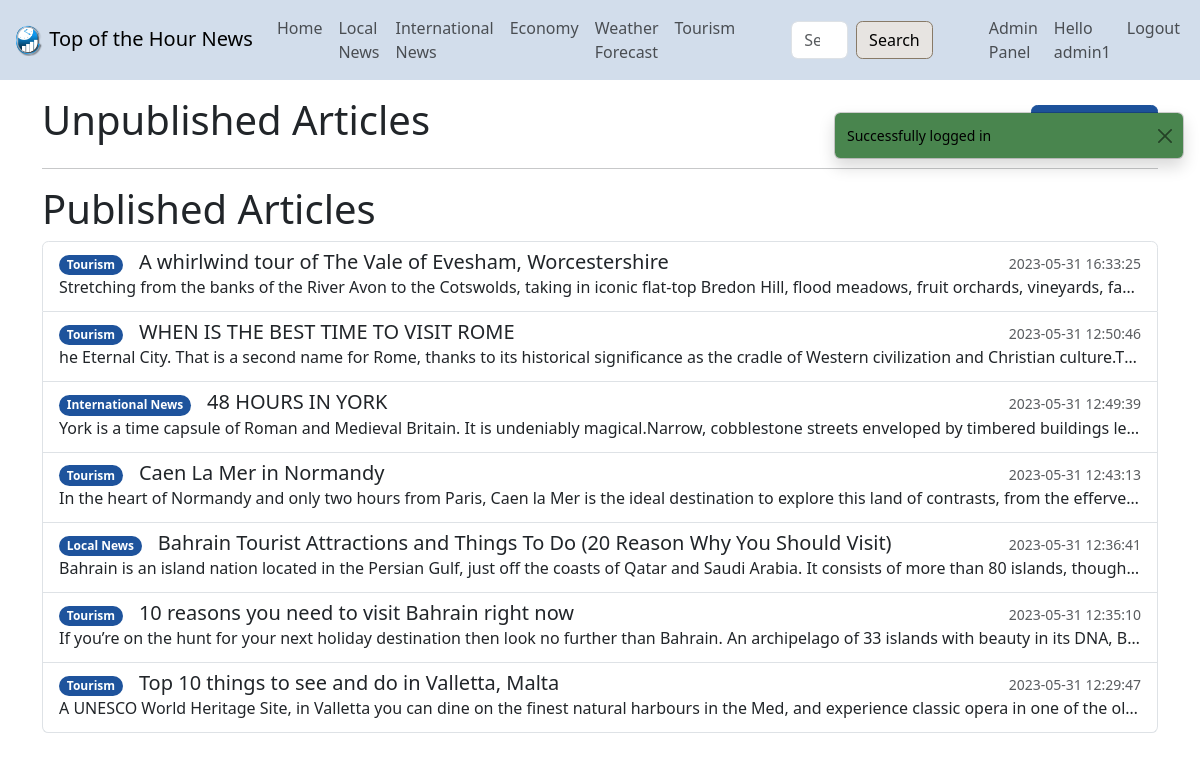
The app's page /articleEdit/author_panel.php (signed in) with its own data.
### tables this page shows
CREATE TABLE `Articles` (
  `articleId` int(20) NOT NULL,
  `title` varchar(250) NOT NULL,
  `content` longtext NOT NULL,
  `readTime` int(250) NOT NULL,
  `writtenBy` int(20) NOT NULL,
  `date` datetime NOT NULL,
  `category` varchar(50) NOT NULL,
  `published` tinyint(1) NOT NULL DEFAULT 0,
  `approved` tinyint(1) NOT NULL DEFAULT 0,
  `removed` tinyint(1) NOT NULL DEFAULT 0,
  `thumbnail` varchar(1000) DEFAULT NULL
);

### Database.php (called while the page is built, shortened)
<?php
class Database
{
    public static $instance = null;
    public $mysqli = null;
    private function __construct()
    {
        if ($this->mysqli == null) {
            $this->mysqli = new mysqli(DB_HOSTNAME, DB_USERNAME, DB_PASSWORD, DB_DATABASE);
            $this->mysqli->set_charset('utf8mb4');
        }
    }
    public static function getInstance(): self
    {
        if (self::$instance == null) {
            return new self();
        }
    }
    public function query(string $sql): object
    {
        $result = $this->mysqli->query($sql);
        return $result;
    }
}

### models/Article.php (called while the page is built, shortened)
<?php
class Article
{
    public $category;
    public static function __set_state(array $state): Article
    {
        $article = new Article(
            (int) $state['articleId'],
            $state['title'],
            $state['content'],
            (int) $state['readTime'],
            (int) $state['writtenBy'],
            $state['date'],
            $state['category'],
            (bool) $state['published'],
            (bool) $state['approved'],
            (bool) $state['removed'],
            $state['thumbnail']
        );
        if (isset($state['author']))
            $article->author = $state['author'];
        return $article;
    }
    public function __construct(
        ?int $articleId,
        string $title,
        string $content,
        int $readTime,
        int $writtenBy,
        string $date,
        string $category,
        bool $published,
        bool $approved,
        bool $removed,
        ?string $thumbnail
    ) {
        $this->articleId = $articleId;
        $this->title = $title;
        $this->content = $content;
        $this->date = $date;
        $this->category = $category;
        $this->approved = $approved;
    }
    public static function get_author_articles(int $authorId, bool $published = false): array
    {
        $db = Database::getInstance();
        $articles = $db->query('select Articles.*, CONCAT(Users.firstName, \' \', Users.lastName) as author
                                from Articles
                                join Users on (Users.userId = Articles.writtenBy)
                                where writtenBy = ' . $authorId . '
                                   and published = ' . (int) $published . '
                                   order by date desc')->fetch_all(MYSQLI_ASSOC);
        return array_map(function ($row) {
            return Article::__set_state($row);
        }, $articles);
    }
    public function display_category(): string
    {
        switch ($this->category) {
            case 'local':
                return 'Local News';
            case 'international':
                return 'International News';
            case 'tourism':
                return 'Tourism';
        }
    }
}

### articleEdit/author_panel.php (the view, shortened to what this page needs)
<div class="container">
  <div class="hstack">
    <h1>Unpublished Articles</h1>
    <form class="ms-auto" action="<?= BASE_URL . '/articleEdit/create_article.php' ?>" method="post">
      <button id="createBtn" class="btn btn-primary" type="submit">Create Article</button>
    </form>
  </div>
  <hr>
  <h1>Published Articles</h1>
  <div class="list-group">
    <?php
    $published = Article::get_author_articles($_SESSION['userId'], true);
    foreach ($published as $article) {
      $href = $article->approved ?
        (BASE_URL . '/displayNews/article.php?id=' . $article->articleId)
        : (BASE_URL . '/articleEdit/preview.php?articleId=' . $article->articleId);
      echo '
  <a href="' . $href . '" class="list-group-item list-group-item-action flex-column align-items-start">
    <div class="d-flex w-100" style="align-items: first baseline">
      ' . ((!$article->approved && !$article->removed) ? '<span class="me-3 badge rounded-pill text-bg-warning vertical-align-middle" title="Viewers can read this article after an administrator approves it">Pending approval</span>' : '') . '
      ' . (($article->removed) ? '<span class="me-3 badge rounded-pill text-bg-danger" title="An administrator removed this article">Removed</span>' : '') . '
      <span class="badge rounded-pill text-bg-primary">' . $article->display_category() . '</span>
      <h5 class="mb-0 ms-3">' . $article->title . '</h5>
      <small class="text-muted ms-auto">' . $article->date . '</small>
    </div>
    <p class="mb-1 text-truncate">' . strip_tags(substr($article->content, 0, 1000)) . '</p>
  </a>
    ';
    }
    ?>
  </div>
</div>

### records on screen
articles: category "Tourism", title "A whirlwind tour of The Vale of Evesham, Worcestershire", date "2023-05-31 16:33:25", content "Stretching from the banks of the River Avon to the Cotswolds, taking in iconic flat-top Bredon Hill, flood meadows, fruit orchards, vineyards, fa…"
articles: category "Tourism", title "WHEN IS THE BEST TIME TO VISIT ROME", date "2023-05-31 12:50:46", content "he Eternal City. That is a second name for Rome, thanks to its historical significance as the cradle of Western civilization and Christian culture.T…"
articles: category "International News", title "48 HOURS IN YORK", date "2023-05-31 12:49:39", content "York is a time capsule of Roman and Medieval Britain. It is undeniably magical.Narrow, cobblestone streets enveloped by timbered buildings le…"
articles: category "Tourism", title "Caen La Mer in Normandy", date "2023-05-31 12:43:13", content "In the heart of Normandy and only two hours from Paris, Caen la Mer is the ideal destination to explore this land of contrasts, from the efferve…"
articles: category "Local News", title "Bahrain Tourist Attractions and Things To Do (20 Reason Why You Should Visit)", date "2023-05-31 12:36:41", content "Bahrain is an island nation located in the Persian Gulf, just off the coasts of Qatar and Saudi Arabia. It consists of more than 80 islands, though…"
articles: category "Tourism", title "10 reasons you need to visit Bahrain right now", date "2023-05-31 12:35:10", content "If you’re on the hunt for your next holiday destination then look no further than Bahrain. An archipelago of 33 islands with beauty in its DNA, B…"
articles: category "Tourism", title "Top 10 things to see and do in Valletta, Malta", date "2023-05-31 12:29:47", content "A UNESCO World Heritage Site, in Valletta you can dine on the finest natural harbours in the Med, and experience classic opera in one of the ol…"

### other values on screen
$_SESSION['username'] "admin1"
